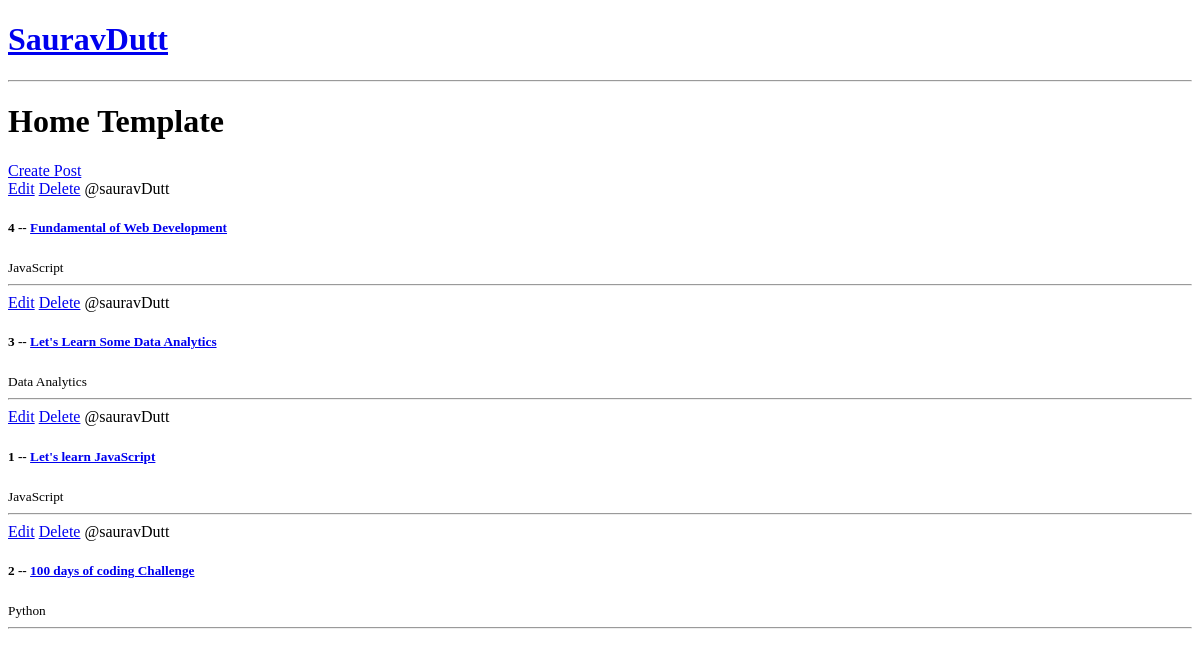
Before: / with the older database file.
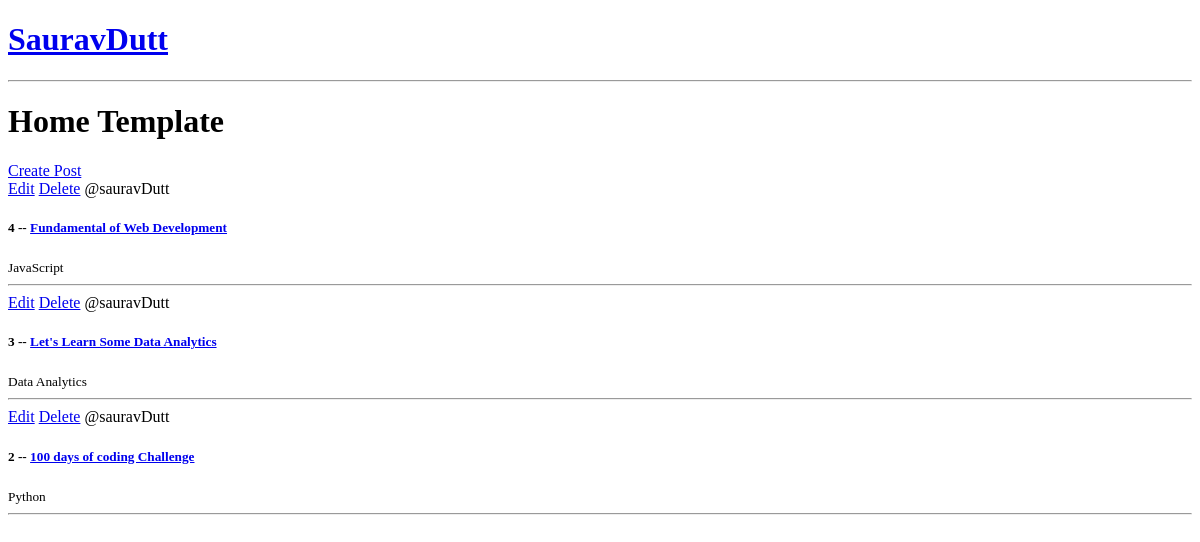
After: the same page with the newer database file.
### base/models.py (models this page shows, shortened)
class Post(models.Model):
    host = models.ForeignKey(User, on_delete=models.SET_NULL, null=True, blank=True)
    topic = models.ForeignKey(Topic, on_delete=models.SET_NULL, null=True, blank=True)
    title = models.CharField(max_length=255)
    description = models.TextField(null = True, blank = True)
    update = models.DateTimeField(auto_now=True)
    created = models.DateTimeField(auto_now_add=True)
    class Meta:
        ordering = ['-update', '-created']

class Topic(models.Model):
    name = models.CharField(max_length=200)

### base/views.py (the view)
# urls.py: path('', views.home, name="home"),
def home(request):
    posts = Post.objects.all()
    context = {'posts': posts}
    return render(request, 'base/home.html', context)

### base/templates/base/home.html
{% extends 'main.html' %}
{% block content %}
<h1> Home Template</h1>
<div>
    <a href="{% url 'create-post' %}"> Create Post</a>
    <div>
        {% for post in posts %}
        <div>
            <a href="{% url 'update-post' post.id %}">Edit</a>
            <a href="{% url 'delete-post' post.id %}">Delete</a>
            <span>
                @{{post.host.username}}
            </span>
            <h5>
                {{post.id}} -- <a href="{% url 'post' post.id %}" title="target="_blank>{{post.title}} </a>
            </h5>
            <small>{{post.topic.name}}</small>
            <hr>
        </div>
        {% endfor %}
    </div>
</div>
{% endblock %}

Changed rows visible on the page:
removed Post: host.username "sauravDutt", id "1", title "Let's learn JavaScript", topic.name "JavaScript"
